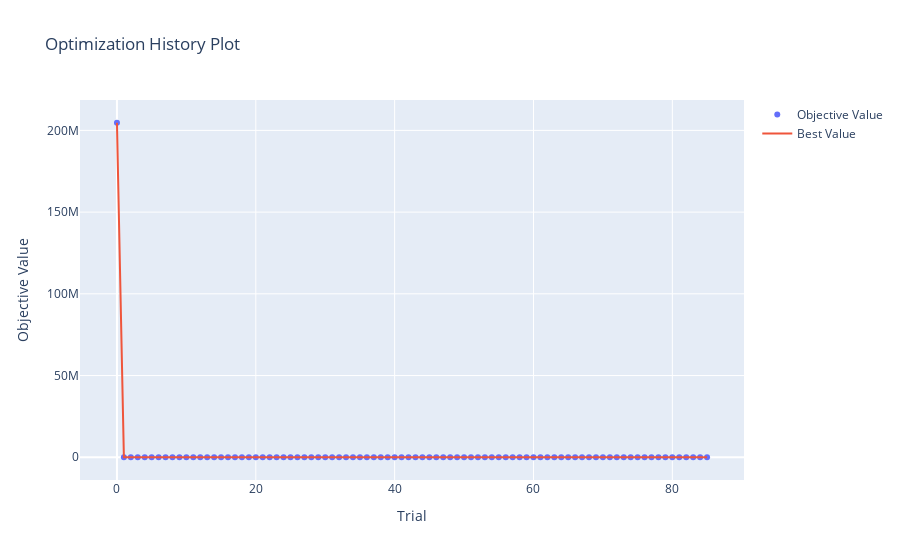

The code cell stored with this chart in its notebook:
### Code cell
# Display interactively
fig1.show()
fig1.write_image(plots_save_path + 'opt-history.pdf')
